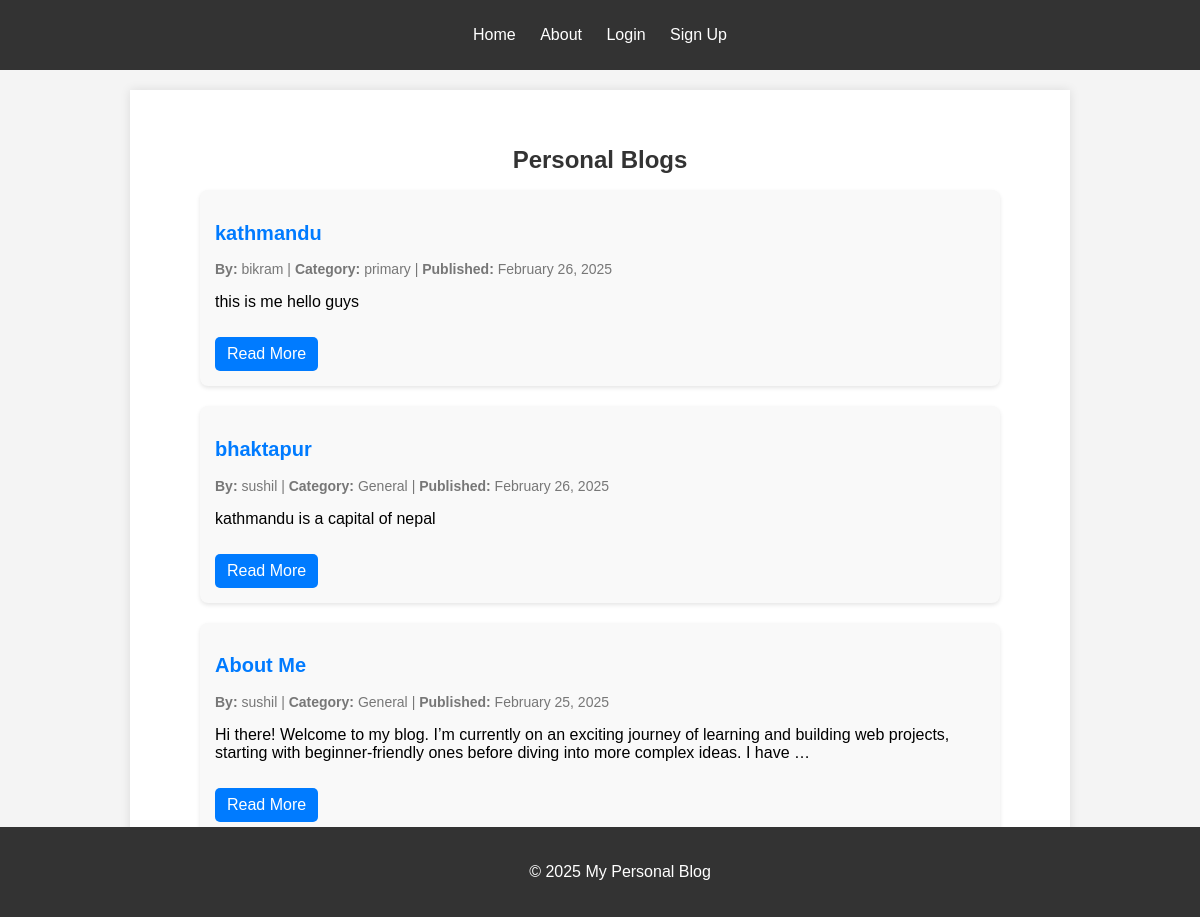
Screenshot of /blog/ with the database file from the repository.
### blog/models.py (models this page shows, shortened)
class BlogPost(models.Model):
    title = models.CharField(max_length=255)
    content = models.TextField()
    author = models.ForeignKey(User, on_delete=models.CASCADE)
    created_at = models.DateTimeField(auto_now_add=True)
    category = models.CharField(max_length=100, default='General')

### blog/views.py (the view)
# urls.py: path('', blog_list, name='blog_list'),
def blog_list(request):
    posts = BlogPost.objects.all().order_by('-created_at')  # Fetch posts from DB
    return render(request, 'blog/blog_list.html', {'posts': posts})

### blog/templates/blog/blog_list.html (shortened to what this page needs)
{% extends 'base.html' %}
{%load static %}
{% block content %}
    <div class="blog-container">
        <h1>Personal Blogs</h1>
        {% if posts %}
            {% for post in posts %}
                <div class="blog-post">
                    <h2><a href="{% url 'blog_detail' post.id %}">{{ post.title }}</a></h2>
                    <p class="blog-meta">
                        <strong>By:</strong> {{ post.author }} |
                        <strong>Category:</strong> {{ post.category }} |
                        <strong>Published:</strong> {{ post.created_at|date:"F d, Y" }}
                    </p>
                    <p>{{ post.content|truncatewords:30 }}</p>
                    <a href="{% url 'blog_detail' post.id %}" class="read-more">Read More</a>
                </div>
            {% endfor %}
        {% else %}
            <p>No blog posts available.</p>
        {% endif %}
    </div>
{% endblock %}

### static/css/style.css (style rules this page uses)
body { font-family: Arial, sans-serif; margin: 0; padding: 0; background-color: #f4f4f4; }
h1 { font-size: 24px; color: #333; }
h2 { font-size: 20px; }
.blog-post { background: #f9f9f9; padding: 15px; margin-bottom: 20px; border-radius: 8px; box-shadow: 0px 2px 4px rgba(0, 0, 0, 0.1); }
.blog-post h2 a { text-decoration: none; color: #007BFF; }
.blog-post .read-more { display: inline-block; margin-top: 10px; color: white; background: #007BFF; padding: 8px 12px; text-decoration: none; border-radius: 5px; }
.blog-container { max-width: 800px; margin: auto; padding: 20px; }
.blog-container h1 { text-align: center; }
.blog-meta { font-size: 14px; color: #777; }

### rows the page displays
BlogPost: title "kathmandu", author "bikram", category "primary", created_at "February 26, 2025", content "this is me hello guys"
BlogPost: title "bhaktapur", author "sushil", category "General", created_at "February 26, 2025", content "kathmandu is a capital of nepal"
BlogPost: title "About Me", author "sushil", category "General", created_at "February 25, 2025", content "Hi there! Welcome to my blog. I’m currently on an exciting journey of learning and building web projects, starting with beginner-friendly ones before diving into more complex ideas. I have …"
